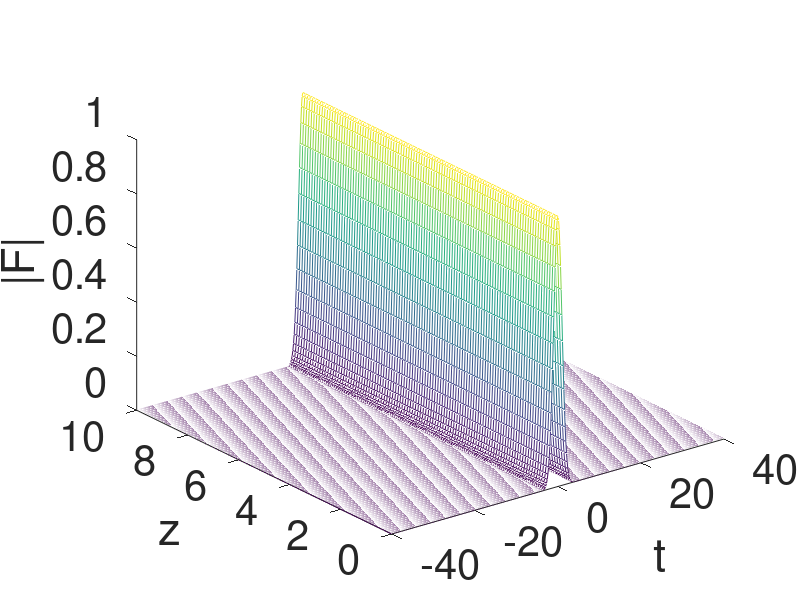
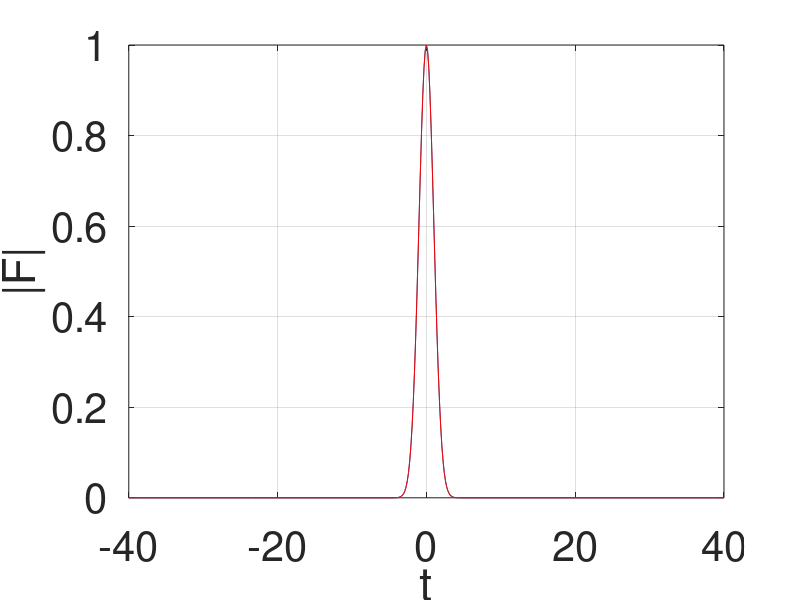
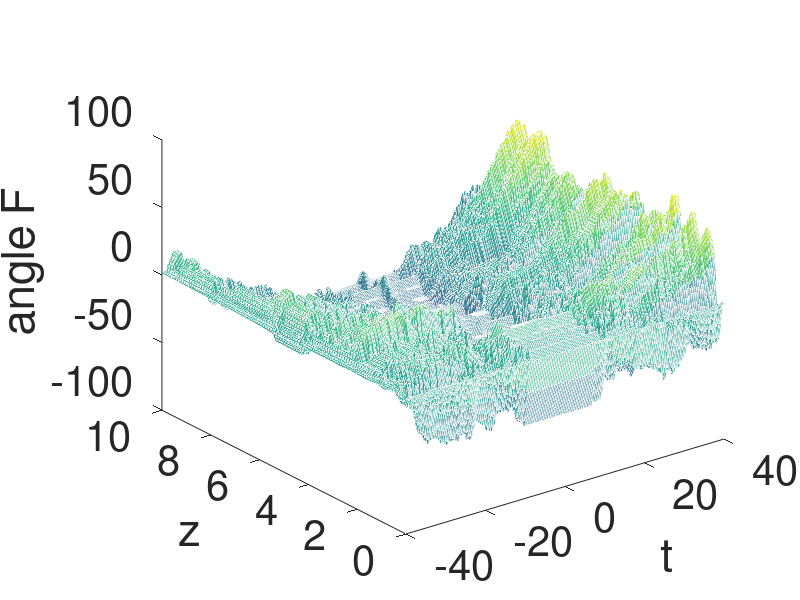
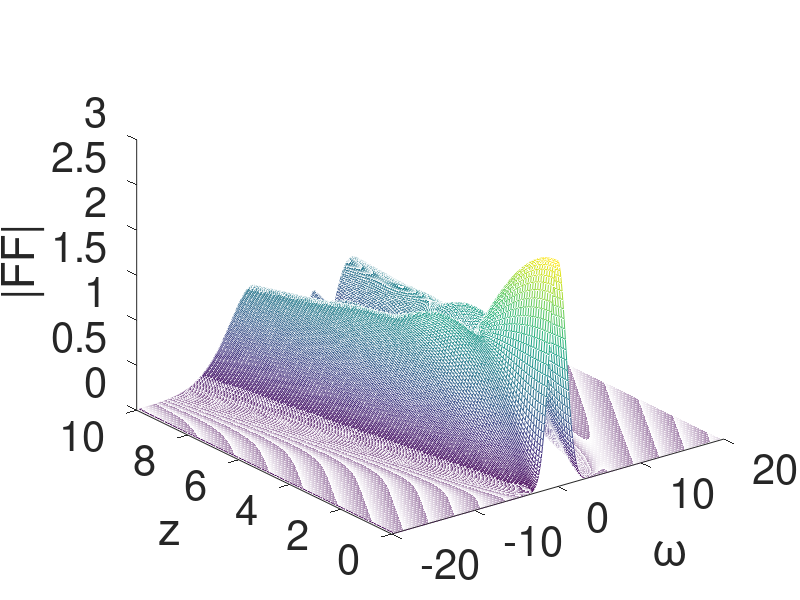

These figures' MATLAB source, in order:

%
% PROPAGATION METHOD FOR THE SOLUTION OF NLSE
%
% i Fz - beta2/2*Ftt + gamma * |F|^2 F=0
%

clc
clear all
close all

% MATERIAL PROPERTIES

beta2=0;
gamma=1;

% TEMPORAL COORDINATE

t0=-40;
t1=40;
nt=501;
t=linspace(t0,t1,nt);
deltat=(t1-t0)/(nt-1);

% SPATIAL COORDINATE
z0=0;
z1=10;
nz=101;
z=linspace(z0,z1,nz);
deltaz=(z1-z0)/(nz-1);

h=deltaz;

% FREQUENCY COORDINATE
indfreq=-nt/2:1:nt/2-1;
omega=pi/t1.*indfreq;


%INPUT ENVELOPE
amp=1;
tau0=1;
SHIFT=5;

FIN=amp*exp(-t.^2/(2*tau0^2)); %Gaussian Pulse


FFIN=deltat*fftshift(fft(FIN)); %SPECTRAL PROFILE

% figure(1)
% plot(t,abs(FIN))
% xlabel('t'); ylabel('|F|')
% set(findall(gcf,'type','text'),'FontSize',20);
% set(gca,'FontSize',20);
% grid;

% figure(2)
% plot(t,unwrap(angle(FIN)))
% xlabel('t'); ylabel('angle F')
% set(findall(gcf,'type','text'),'FontSize',30);
% set(gca,'FontSize',30);
% grid;
% 
% figure(3)
% plot(omega,abs(FFIN))
% xlabel('\omega'); ylabel('|FFIN|')
% grid
% set(findall(gcf,'type','text'),'FontSize',30);
% set(gca,'FontSize',30);
% grid;



%%%%%%%%%%%%%%
% CORE OF THE PROGRAM
%%%%%%%%%%%%%%

F=zeros(ceil(nt),floor(nz));
FF=zeros(ceil(nt),floor(nz));

F(:,1)=FIN;
FF(:,1)=FFIN;

q=FIN;

for loop_step=2:1:nz

    %LINEAR DISPERSIVE STEP
    qs=deltat*fftshift(fft(q)); %FFT
    qs_old=qs;
    
    prop=beta2/2*omega.^2;
    fact=j*prop*h;
    qs=qs_old.*exp(fact); %calculation of the envelope, undere
    %the effect of propagation beta2
    
    q=(1/deltat)*ifft(ifftshift(qs)); %coming back in the time domain
    
       
    %NONLINEAR CHI3 EFFECT  STEP
    
    q_old=q;
    q=q_old.*exp(j*gamma*abs(q_old).^2*h);
    
    %SAVE DATA EVERY NZ
    
    F(:,loop_step)=q;
    FF(:,loop_step)=deltat*fftshift(fft(q));
    
    
end

save dati


figure
mesh(t,z,abs(F)')
xlabel('t')
ylabel('z')
zlabel('|F|')
set(findall(gcf,'type','text'),'FontSize',30);
set(gca,'FontSize',30);
grid;


figure
plot(t,abs(F(:,1)),t,abs(F(:,end)),'r')
xlabel('t')
ylabel('|F|')
set(findall(gcf,'type','text'),'FontSize',30);
set(gca,'FontSize',30);
grid;


figure
mesh(t,z,unwrap(angle((F)))')
xlabel('t')
ylabel('z')
zlabel('angle F')
set(findall(gcf,'type','text'),'FontSize',30);
set(gca,'FontSize',30);
grid;

figure
mesh(omega,z,abs(FF)')
xlabel('\omega')
ylabel('z')
zlabel('|FF|')
set(findall(gcf,'type','text'),'FontSize',30);
set(gca,'FontSize',30);
grid;

figure
plot(omega,abs(FF(:,1)),omega,abs(FF(:,end)),'r')
xlabel('\omega')
ylabel('|F|')
set(findall(gcf,'type','text'),'FontSize',30);
set(gca,'FontSize',30);
grid;